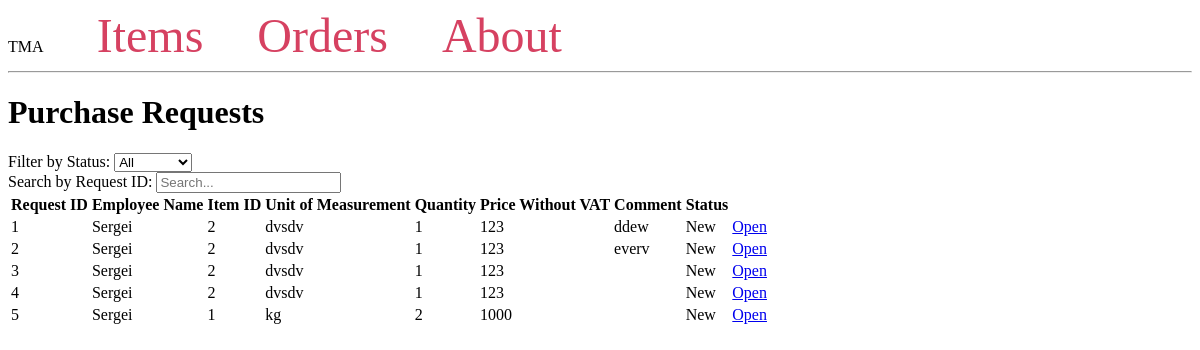
/orders/, run on an earlier commit of the app's database.
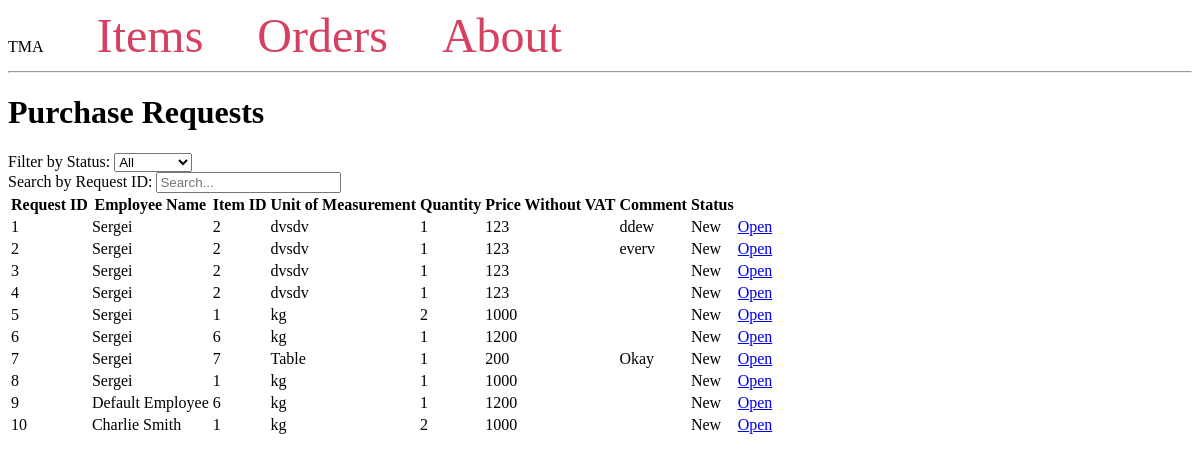
And on a later commit of the database.
### tables this page shows
CREATE TABLE TMARequests (
    RequestID INTEGER PRIMARY KEY,
    EmployeeName VARCHAR(255) NOT NULL,
    ItemID INTEGER NOT NULL,
    UnitOfMeasurement VARCHAR(255) NOT NULL,
    Quantity INTEGER NOT NULL,
    PriceWithoutVAT DECIMAL(10, 2) NOT NULL,
    Comment TEXT,
    Status VARCHAR(255) DEFAULT 'New',
    FOREIGN KEY (ItemID) REFERENCES Items(ItemID)
);

### app.py (the view)
@app.route('/orders/')
def list_orders():
    conn = get_db_connection()
    requests = conn.execute('SELECT * FROM TMARequests').fetchall()
    conn.close()
    return render_template('list_orders.html', requests=requests)

### app.py (called while the page is built)
def get_db_connection():
    conn = sqlite3.connect('db/database.db')
    conn.row_factory = sqlite3.Row
    return conn

### app/templates/list_orders.html (shortened to what this page needs)
{% extends 'base.html' %}
{% block content %}
    <h1>Purchase Requests</h1>
<div>
    <label for="filter-select">Filter by Status:</label>
    <select id="filter-select">
        <option value="">All</option>
    </select>
</div>
    <div>
        <label for="search-input">Search by Request ID:</label>
        <input type="text" id="search-input" onkeyup="searchFunction()" placeholder="Search...">
    </div>
    <table id="purchase-requests-table">
        <thead>
            <tr>
                <th onclick="sortTable(0)">Request ID</th>
                <th onclick="sortTable(1)">Employee Name</th>
                <th onclick="sortTable(2)">Item ID</th>
                <th onclick="sortTable(3)">Unit of Measurement</th>
                <th onclick="sortTable(4)">Quantity</th>
                <th onclick="sortTable(5)">Price Without VAT</th>
                <th onclick="sortTable(6)">Comment</th>
                <th onclick="sortTable(7)">Status</th>
            </tr>
        </thead>
        <tbody>
            {% for request in requests %}
            <tr>
                <td>{{ request['RequestID'] }}</td>
                <td>{{ request['EmployeeName'] }}</td>
                <td>{{ request['ItemID'] }}</td>
                <td>{{ request['UnitOfMeasurement'] }}</td>
                <td>{{ request['Quantity'] }}</td>
                <td>{{ request['PriceWithoutVAT'] }}</td>
                <td>{{ request['Comment'] }}</td>
                <td>{{ request['Status'] }}</td>
                <td>
                    <a href="{{ url_for('routes.requests.view_purchase_request', request_id=request['RequestID']) }}">Open</a>
                </td>
            </tr>
            {% endfor %}
        </tbody>
    </table>
{% endblock %}

### app/templates/base.html (shortened to what this page needs)
<!DOCTYPE html>
<html lang="en">
<head>
</head>
<body>
    <nav>
        <span>TMA</span>
        <a href="{{ url_for('routes.items.list_items') }}">Items</a>
        <a href="{{ url_for('routes.requests.list_orders') }}">Orders</a>
        <a href="#">About</a>
    </nav>
    <hr>
    <div class="content">
        {% block content %}{% endblock %}
    </div>
</body>
</html>

### app/templates/base.html (style rules this page uses)
nav a { color: #d64161; font-size: 3em; margin-left: 50px; text-decoration: none; }

What changed in the data, as far as the page shows it:
added TMARequests: RequestID "6", EmployeeName "Sergei", ItemID "6", UnitOfMeasurement "kg", Quantity "1", PriceWithoutVAT "1200", Status "New"
added TMARequests: RequestID "7", EmployeeName "Sergei", ItemID "7", UnitOfMeasurement "Table", Quantity "1", PriceWithoutVAT "200", Comment "Okay", Status "New"
added TMARequests: RequestID "8", EmployeeName "Sergei", ItemID "1", UnitOfMeasurement "kg", Quantity "1", PriceWithoutVAT "1000", Status "New"
added TMARequests: RequestID "9", EmployeeName "Default Employee", ItemID "6", UnitOfMeasurement "kg", Quantity "1", PriceWithoutVAT "1200", Status "New"
added TMARequests: RequestID "10", EmployeeName "Charlie Smith", ItemID "1", UnitOfMeasurement "kg", Quantity "2", PriceWithoutVAT "1000", Status "New"
